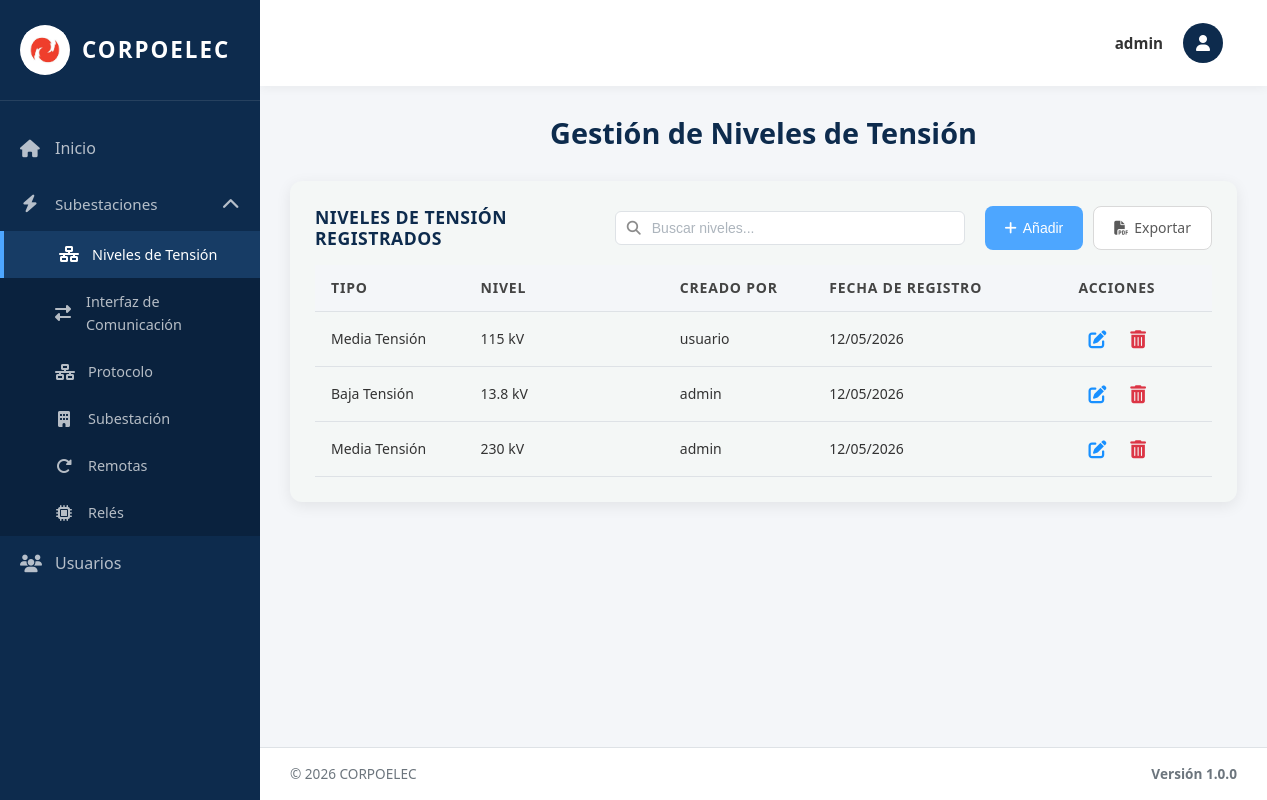
The app's page /tensiones/ (signed in), older data.
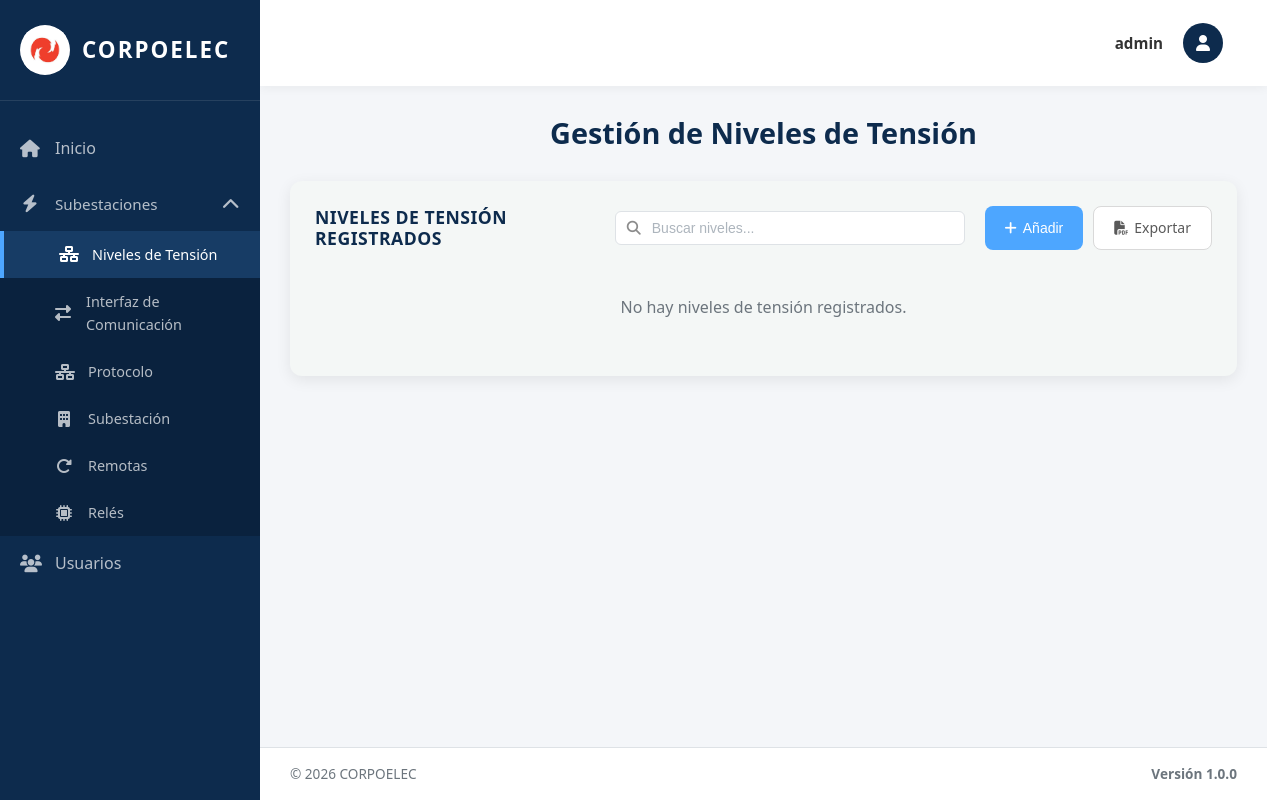
The same page, newer data.
### equipos/models.py (models this page shows, shortened)
class NivelTension(models.Model):
    TIPO_CHOICES = [
        ('AT', 'Alta Tensión'),
        ('MT', 'Media Tensión'),
        ('BT', 'Baja Tensión'),
    ]
    NIVEL_CHOICES = [
        ('230kV', '230 kV'),
        ('115kV', '115 kV'),
        ('34.5kV', '34.5 kV'),
        ('13.8kV', '13.8 kV'),
    ]
    Id_Ten = models.AutoField(primary_key=True)  # Identificador único
    Tipo_ten = models.CharField(max_length=5, choices=TIPO_CHOICES, default='AT')  # Tipo de tensión (AT/MT/BT)
    Nivel = models.CharField(max_length=10, choices=NIVEL_CHOICES)  # Valor del nivel (115kV, 34.5kV, etc.)
    Fecha_Reg = models.DateField(auto_now_add=True)  # Fecha de registro automática
    creado_por = models.ForeignKey(User, on_delete=models.SET_NULL, null=True, blank=True, related_name='niveles_tension_creados')  # Usuario que creó el registro
    class Meta:
        verbose_name = 'Nivel de Tensión'
        verbose_name_plural = 'Niveles de Tensión'
        ordering = ['Id_Ten']  # Orden por ID ascendente

### equipos/views.py (the view, shortened to what this page needs)
# urls.py: path('tensiones/', tensiones_view, name='tensiones'),
@no_cache
@login_required(login_url='/login/')
def tensiones_view(request):
    tensiones = NivelTension.objects.all().order_by('Nivel')
    paginator = Paginator(tensiones, 10)
    page_number = request.GET.get('page')
    page_obj = paginator.get_page(page_number)
    context = {
        'title': 'Niveles de Tensión',
        'page_obj': page_obj,
        'tensiones': tensiones,
        'tipo_choices': NivelTension.TIPO_CHOICES,
        'nivel_choices': NivelTension.NIVEL_CHOICES,
        'nivel_choices_simple': [(v, v) for v, _ in NivelTension.NIVEL_CHOICES],
        'is_admin': request.user.is_superuser,
    }
    return render(request, 'tensiones.html', context)

### templates/tensiones.html (shortened to what this page needs)
{% extends 'base.html' %}
{% load static %}
{% block content %}
<div class="welcome-text">
  <h2>Gestión de Niveles de Tensión</h2>
</div>
<div class="table-section">
  <div class="table-header">
    <h3>Niveles de Tensión Registrados</h3>
    <div class="search-container">
      <input type="text" class="search-input" id="searchInput" placeholder="Buscar niveles..." onkeyup="filterTable()">
    </div>
<div style="display: flex; gap: 10px;">
       <button type="button" class="btn btn-primary btn-add-top" onclick="document.getElementById('addModal').style.display='flex'">
         <i class="fas fa-plus"></i> Añadir
       </button>
       <a href="{% url 'exportar_tensiones_pdf' %}" class="btn btn-secondary btn-add-top">
         <i class="fas fa-file-pdf"></i> Exportar
       </a>
     </div>
  </div>
  {% if page_obj.object_list %}
  <table class="data-table">
    <thead>
        <tr>
          <th width="15%">Tipo</th>
          <th width="20%">Nivel</th>
          {% if is_admin %}<th width="15%">Creado Por</th>{% endif %}
          <th width="25%">Fecha de Registro</th>
          <th width="15%">Acciones</th>
        </tr>
    </thead>
    <tbody>
      {% for nivel in page_obj %}
      <tr>
        <td>{{ nivel.get_Tipo_ten_display }}</td>
        <td>{{ nivel.get_Nivel_display }}</td>
        {% if is_admin %}<td>{{ nivel.creado_por.username|default:"Sistema" }}</td>{% endif %}
        <td>{{ nivel.Fecha_Reg|date:"d/m/Y" }}</td>
        <td class="actions-cell">
          <button type="button" class="btn-icon btn-edit" title="Editar" onclick='openEditModal({{ nivel.Id_Ten }}, "{{ nivel.Tipo_ten }}", "{{ nivel.Nivel }}")'>
            <i class="fas fa-edit"></i>
          </button>
          <form method="post" style="display: inline;" onsubmit="return confirmarEliminacion(this);">
            <button type="submit" class="btn-icon btn-delete" title="Eliminar">
              <i class="fas fa-trash-alt"></i>
            </button>
          </form>
        </td>
      </tr>
      {% endfor %}
    </tbody>
  </table>
  {% else %}
  <p class="no-data">No hay niveles de tensión registrados.</p>
  {% endif %}
</div>
{% endblock %}

Row changes from the older to the newer data that the page shows:
removed NivelTension: Tipo_ten "Media Tensión", Nivel "115 kV", creado_por.username "usuario", Fecha_Reg "12/05/2026"
removed NivelTension: Tipo_ten "Baja Tensión", Nivel "13.8 kV", creado_por.username "admin", Fecha_Reg "12/05/2026"
removed NivelTension: Tipo_ten "Media Tensión", Nivel "230 kV", creado_por.username "admin", Fecha_Reg "12/05/2026"
Text that changed along with them:
text no longer shown: "TIPO NIVEL CREADO POR FECHA DE REGISTRO ACCIONES"
text now shown: "No hay niveles de tensión registrados."
